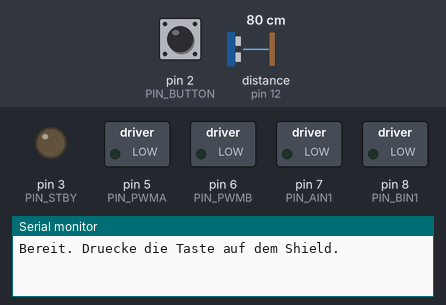
A sketch run on a simulated Arduino Uno, built with avr-gcc and run on an emulated ATmega328P. Shown: switched loads named in the sketch (green lamp = pin HIGH), output pins drawn as LEDs (lit = HIGH), the last lines printed to the serial monitor. Inputs (shaded band) come from the test bench; at power-on: pin 2 (PIN_BUTTON) HIGH, distance to the obstacle (sensor on pin 12) 80 cm. The echo pulse lasts 58.3 µs per cm; pins used as bus, display or sensor lines are not drawn.

Above: at 0.8 s.
0.9 s: pin 2 (PIN_BUTTON) pulled LOW for 0.15 s
4.0 s: distance to the obstacle (sensor on pin 12) set to 22 cm
5.5 s: distance to the obstacle (sensor on pin 12) set to 17 cm
At 6.7 s:
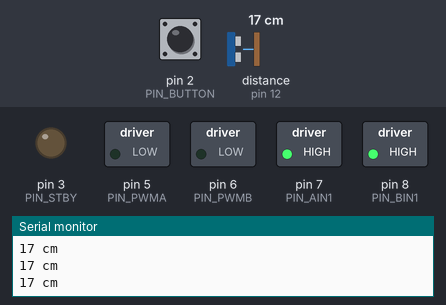
7.1 s: distance to the obstacle (sensor on pin 12) set to 35 cm
At 8.4 s:
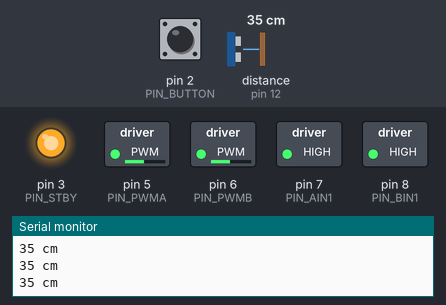
Timing chart, 0 to 9.7 s (numbered marks = the images above; inputs shaded):
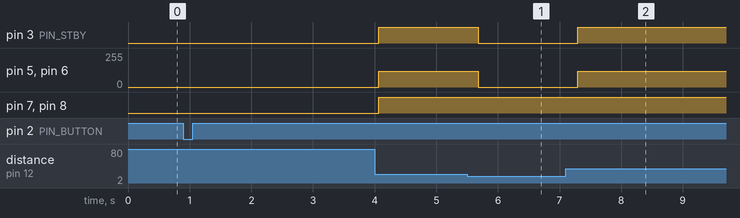

Measured:
- the behaviour switches between 20 and 19 cm on distance to the obstacle (sensor on pin 12) (found by bisection; images 0 and 1)
- after the input at 5.5 s, pin 3 (PIN_STBY): HIGH → LOW after 0.18 s; pin 5 (PIN_PWMA), pin 6 (PIN_PWMB): 120/255 → 0/255 after 0.18 s
- after the input at 7.1 s, pin 3 (PIN_STBY): LOW → HIGH after 0.19 s; pin 5 (PIN_PWMA), pin 6 (PIN_PWMB): 0/255 → 120/255 after 0.19 s

The sketch:

126_classes_solution.ino
```cpp
// Beispiel 126 - Notbremse mit eigener Klasse
// Kapitel 12, Loesung: Sensor als Klasse, Notbremse wie in Kapitel 3.
#include "DistanceSensor.h"      // Klasse einbinden

const uint8_t PIN_PWMA = 5;      // rechter Motor: Geschwindigkeit
const uint8_t PIN_PWMB = 6;      // linker Motor: Geschwindigkeit
const uint8_t PIN_AIN1 = 7;      // rechter Motor: Richtung
const uint8_t PIN_BIN1 = 8;      // linker Motor: Richtung
const uint8_t PIN_STBY = 3;      // Motortreiber ein/aus
const uint8_t PIN_BUTTON = 2;    // Taste auf dem Shield
const uint8_t PIN_TRIG = 13;     // Ultraschall Senden
const uint8_t PIN_ECHO = 12;     // Ultraschall Empfangen
const int STOP_DISTANCE_CM = 20; // naeher heran: anhalten
const int DRIVE_SPEED = 120;     // 120 von 255

DistanceSensor sensor(PIN_TRIG, PIN_ECHO);  // Objekt anlegen

void stopMotors() {
  analogWrite(PIN_PWMA, 0);
  analogWrite(PIN_PWMB, 0);
  digitalWrite(PIN_STBY, LOW);
}

void drive(int leftSpeed, int rightSpeed) {
  leftSpeed = constrain(leftSpeed, -255, 255);
  rightSpeed = constrain(rightSpeed, -255, 255);
  digitalWrite(PIN_BIN1, leftSpeed >= 0);
  digitalWrite(PIN_AIN1, rightSpeed >= 0);
  analogWrite(PIN_PWMB, abs(leftSpeed));
  analogWrite(PIN_PWMA, abs(rightSpeed));
  digitalWrite(PIN_STBY, HIGH);
}

bool buttonPressed() {
  if (digitalRead(PIN_BUTTON) == LOW) {
    delay(30);                   // Prellen ignorieren
    return digitalRead(PIN_BUTTON) == LOW;
  }
  return false;
}

void waitForStart() {
  Serial.println(F("Bereit. Druecke die Taste auf dem Shield."));
  while (!buttonPressed()) {
    delay(20);
  }
  while (buttonPressed()) {
    delay(20);
  }
  for (int i = 3; i > 0; i--) {
    Serial.print(i);
    Serial.println(F(" ..."));
    delay(1000);
  }
  Serial.println(F("Los!"));
}

void setup() {
  Serial.begin(9600);
  pinMode(PIN_PWMA, OUTPUT);     // Motorpins vorbereiten
  pinMode(PIN_PWMB, OUTPUT);
  pinMode(PIN_AIN1, OUTPUT);
  pinMode(PIN_BIN1, OUTPUT);
  pinMode(PIN_STBY, OUTPUT);
  pinMode(PIN_BUTTON, INPUT_PULLUP);
  sensor.begin();                // Sensorpins setzen
  stopMotors();
  waitForStart();
}

void loop() {
  int cm = sensor.readCm();      // Methode des Objekts
  Serial.print(cm);
  Serial.println(F(" cm"));

  if (cm < 0 || cm < STOP_DISTANCE_CM) {
    stopMotors();
  } else {
    drive(DRIVE_SPEED, DRIVE_SPEED);
  }
  delay(200);
}
```

DistanceSensor.cpp
```cpp
// Beispiel 126 - Klasse fuer den Ultraschallsensor
// Kapitel 12: Hier stehen die Definitionen der Methoden.
#include "DistanceSensor.h"      // passender Header

DistanceSensor::DistanceSensor(uint8_t trigPin, uint8_t echoPin) {
  this->trigPin = trigPin;       // Wert im Objekt speichern
  this->echoPin = echoPin;       // Wert im Objekt speichern
}

void DistanceSensor::begin() {
  pinMode(trigPin, OUTPUT);      // Trigger sendet
  pinMode(echoPin, INPUT);       // Echo empfaengt
}

int DistanceSensor::readCm() {
  digitalWrite(trigPin, LOW);    // Impuls vorbereiten
  delayMicroseconds(2);          // kurze Pause
  digitalWrite(trigPin, HIGH);   // Startbefehl
  delayMicroseconds(10);         // 10 us Impuls
  digitalWrite(trigPin, LOW);    // Impuls beenden
  unsigned long dauer = pulseIn(echoPin, HIGH, 25000);  // warten
  if (dauer == 0) {              // kein Echo
    return -1;                   // -1 = ungueltig, kein Echo
  }
  return (int)(dauer / 58UL);    // Laufzeit in cm
}
```

DistanceSensor.h
```cpp
// Beispiel 126 - Klasse fuer den Ultraschallsensor
// Kapitel 12: Header mit der Deklaration der Klasse.
#pragma once                     // Datei nur einmal einbinden
#include <Arduino.h>             // uint8_t, pinMode und pulseIn

class DistanceSensor {           // Bauplan fuer einen Sensor
 public:                         // von aussen sichtbar
  DistanceSensor(uint8_t trigPin, uint8_t echoPin);  // Konstruktor
  void begin();                  // Pins als Ein-/Ausgang setzen
  int readCm();                  // Abstand in Zentimetern liefern

 private:                        // nur in der Klasse sichtbar
  uint8_t trigPin;               // Pin zum Senden
  uint8_t echoPin;               // Pin zum Empfangen
};
```
